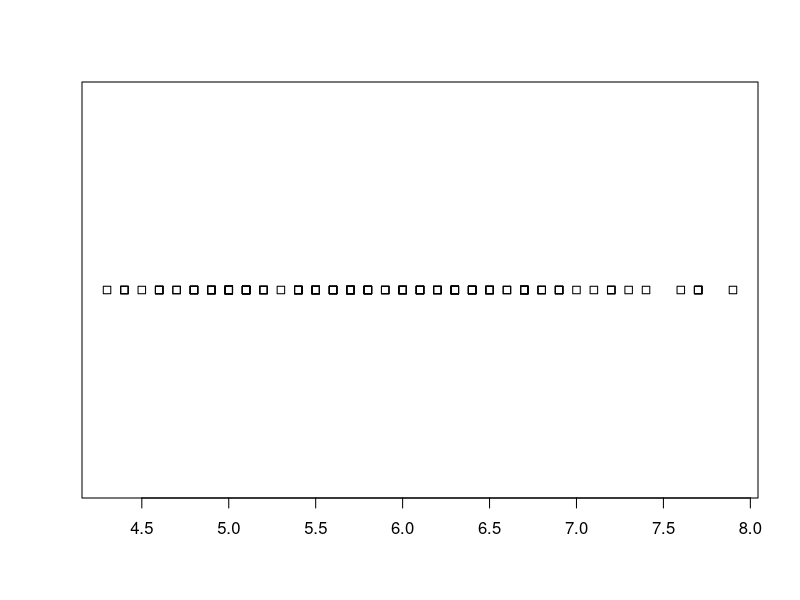
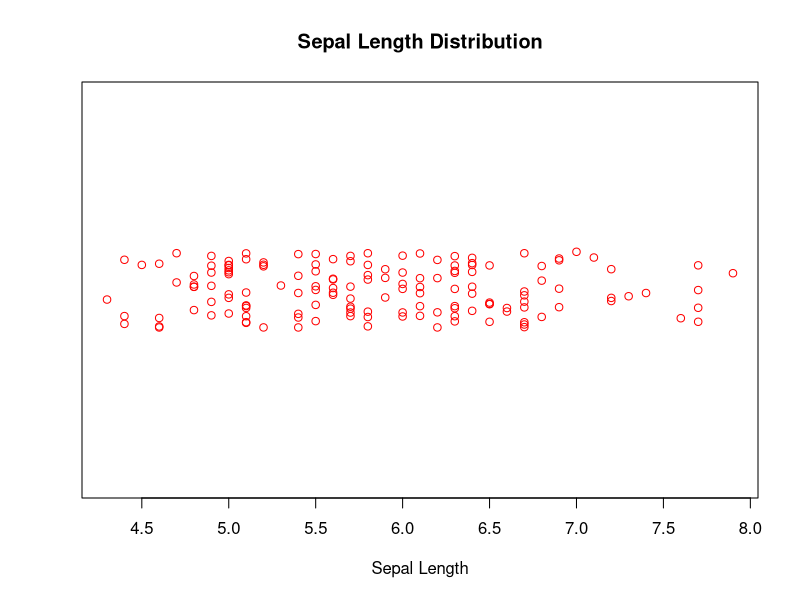
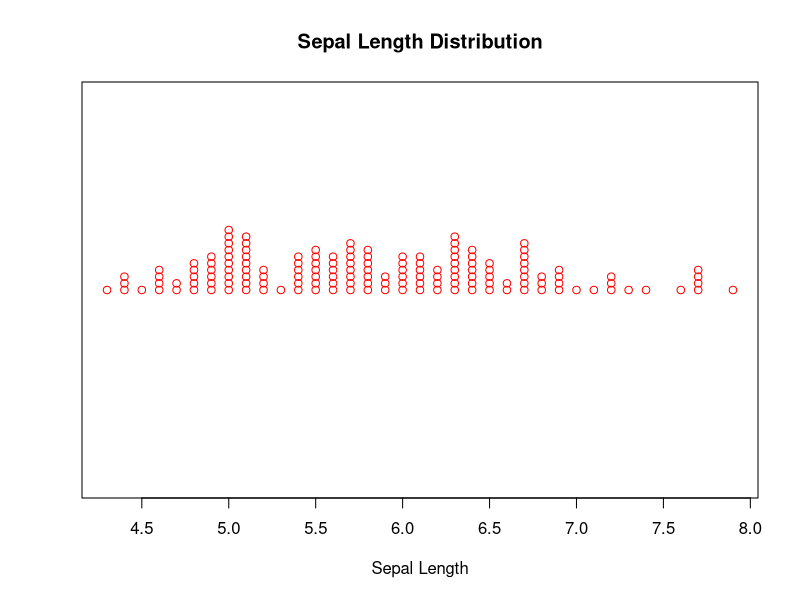
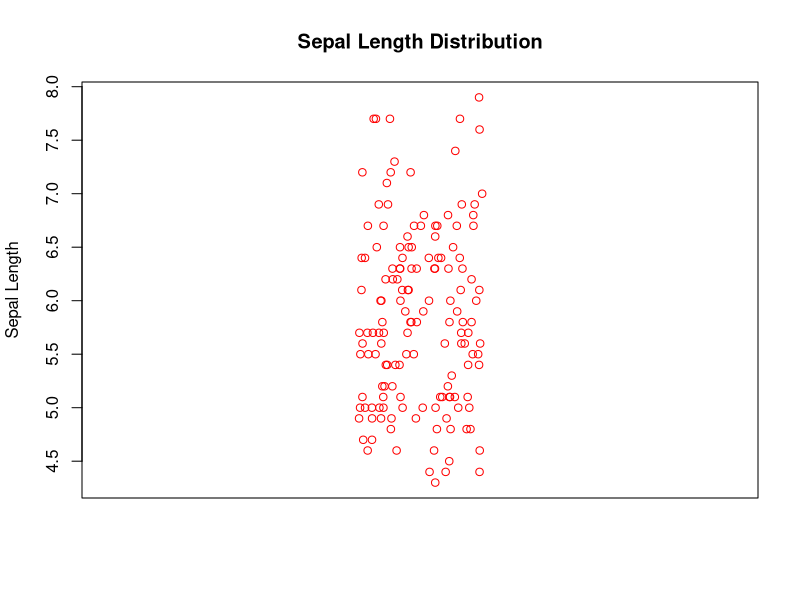
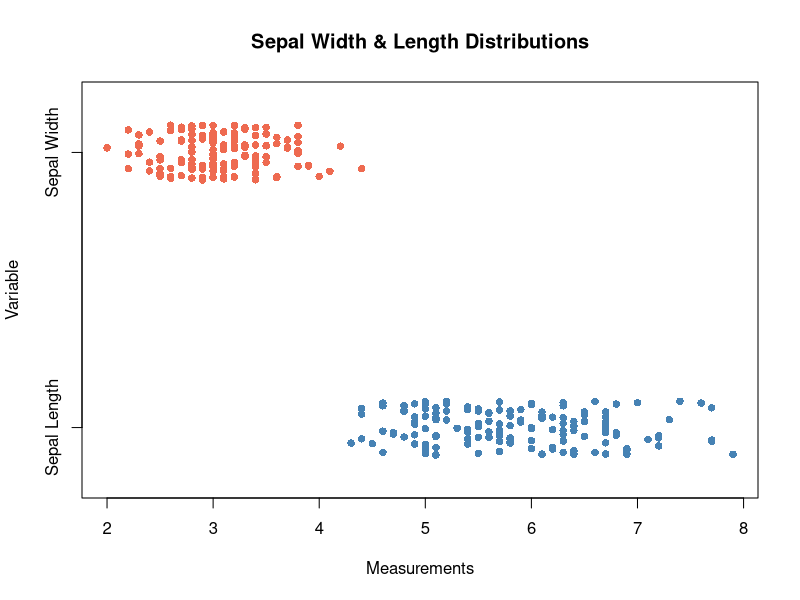
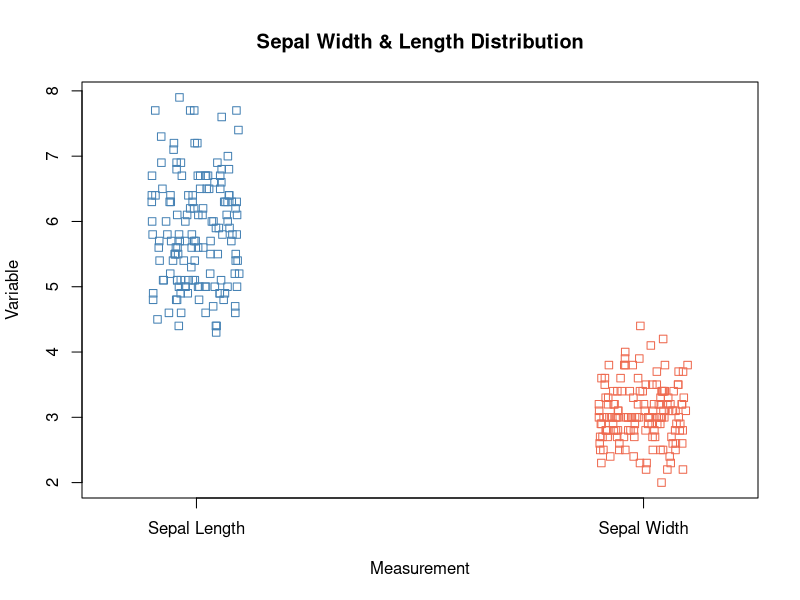
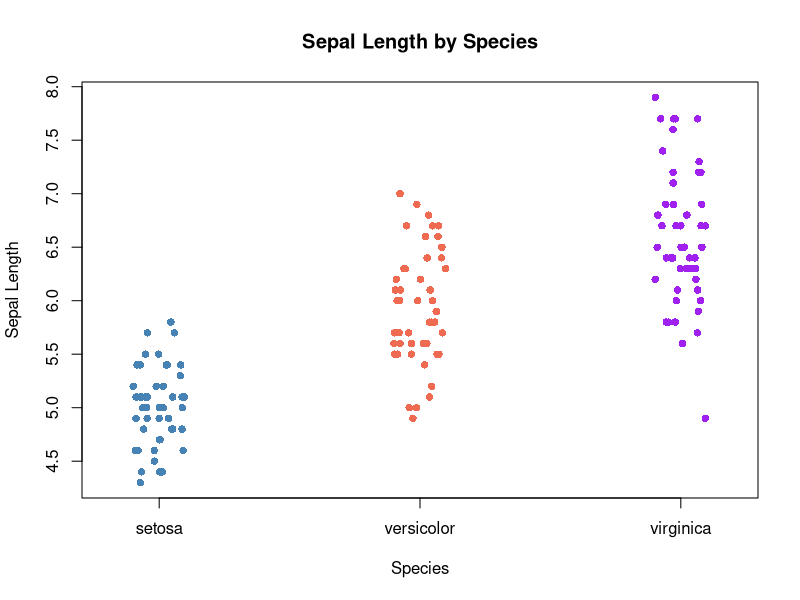

The R source for these figures, in order:
# strip chart for a single numeric vector
# view first six rows of iris dataset
head(iris)

stripchart(iris$Sepal.Length)

# add additional arguments
stripchart(iris$Sepal.Length,
           main="Sepal Length Distribution",
           xlab = "Sepal Length",
           col = "red", 
           pch = 1,
           method = "jitter")

# stacking the points
stripchart(iris$Sepal.Length,
           main="Sepal Length Distribution",
           xlab = "Sepal Length",
           col = "red",
           pch = 1,
           method = "stack")

stripchart(iris$Sepal.Length,
           main="Sepal Length Distribution",
           ylab = "Sepal Length",
           col = "red",
           pch = 1,
           method = "jitter",
           vertical = "TRUE")

# strip chart for multiple numeric vectors
# create list pf variables
x <- list("Sepal Length" = iris$Sepal.Length, "Sepal Width" = iris$Sepal.Width)

# create plot that contains one strip chart per variable
stripchart(x, 
           main="Sepal Width & Length Distributions",
           xlab = "Measurements",
           ylab = "Variable",
           col=c("steelblue", "coral2"),
           pch = 16,
           method = "jitter")

# using vertical stripchart
stripchart(x,
           main="Sepal Width & Length Distribution",
           xlab="Measurement",
           ylab = "Variable",
           col = c("steelblue", "coral2"),
           method = "jitter",
           vertical = TRUE)

# using the form of y~x into the stripchart()
stripchart(Sepal.Length ~ Species,
           data = iris,
           main = "Sepal Length by Species",
           xlab = "Species",
           ylab = "Sepal Length",
           col = c("steelblue", "coral2", "purple"),
           pch = 16,
           method = "jitter",
           vertical = TRUE)
